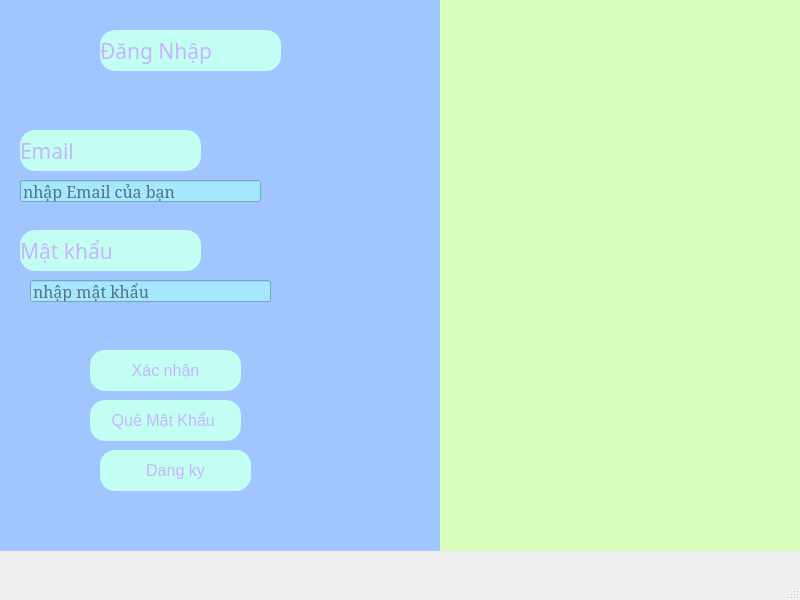
<?xml version="1.0" encoding="UTF-8"?>
<ui version="4.0">
 <class>MainWindow</class>
 <widget class="QMainWindow" name="MainWindow">
  <property name="geometry">
   <rect>
    <x>0</x>
    <y>0</y>
    <width>800</width>
    <height>600</height>
   </rect>
  </property>
  <property name="windowTitle">
   <string>MainWindow</string>
  </property>
  <widget class="QWidget" name="centralwidget">
   <widget class="QWidget" name="widget" native="true">
    <property name="geometry">
     <rect>
      <x>0</x>
      <y>0</y>
      <width>441</width>
      <height>551</height>
     </rect>
    </property>
    <property name="font">
     <font>
      <family>MS Serif</family>
      <pointsize>12</pointsize>
     </font>
    </property>
    <property name="styleSheet">
     <string notr="true">background-color :rgb(160, 197, 255);</string>
    </property>
    <widget class="QLabel" name="label">
     <property name="geometry">
      <rect>
       <x>100</x>
       <y>30</y>
       <width>181</width>
       <height>41</height>
      </rect>
     </property>
     <property name="font">
      <font>
       <family>Nirmala Text</family>
       <pointsize>16</pointsize>
      </font>
     </property>
     <property name="toolTip">
      <string>&lt;html&gt;&lt;head/&gt;&lt;body&gt;&lt;p align=&quot;center&quot;&gt;&lt;span style=&quot; font-size:12pt; font-weight:600; color:#aecbff;&quot;&gt;Đăng ký&lt;/span&gt;&lt;/p&gt;&lt;/body&gt;&lt;/html&gt;</string>
     </property>
     <property name="whatsThis">
      <string>&lt;html&gt;&lt;head/&gt;&lt;body&gt;&lt;p align=&quot;center&quot;&gt;&lt;span style=&quot; font-weight:600; color:#ff0000;&quot;&gt;Đăng Ký &lt;/span&gt;&lt;/p&gt;&lt;/body&gt;&lt;/html&gt;</string>
     </property>
     <property name="styleSheet">
      <string notr="true">background-color : rgb(194, 255, 242);
color :rgb(199, 180, 255);
border-radius: 15px;</string>
     </property>
     <property name="text">
      <string>Đăng Nhập</string>
     </property>
    </widget>
    <widget class="QLabel" name="label_3">
     <property name="geometry">
      <rect>
       <x>20</x>
       <y>130</y>
       <width>181</width>
       <height>41</height>
      </rect>
     </property>
     <property name="font">
      <font>
       <family>Nirmala Text</family>
       <pointsize>16</pointsize>
      </font>
     </property>
     <property name="toolTip">
      <string>&lt;html&gt;&lt;head/&gt;&lt;body&gt;&lt;p align=&quot;center&quot;&gt;&lt;span style=&quot; font-size:12pt; font-weight:600; color:#aecbff;&quot;&gt;Đăng ký&lt;/span&gt;&lt;/p&gt;&lt;/body&gt;&lt;/html&gt;</string>
     </property>
     <property name="whatsThis">
      <string>&lt;html&gt;&lt;head/&gt;&lt;body&gt;&lt;p align=&quot;center&quot;&gt;&lt;span style=&quot; font-weight:600; color:#ff0000;&quot;&gt;Đăng Ký &lt;/span&gt;&lt;/p&gt;&lt;/body&gt;&lt;/html&gt;</string>
     </property>
     <property name="styleSheet">
      <string notr="true">background-color : rgb(194, 255, 242);
color :rgb(199, 180, 255);
border-radius: 15px;</string>
     </property>
     <property name="text">
      <string>Email</string>
     </property>
    </widget>
    <widget class="QLabel" name="label_4">
     <property name="geometry">
      <rect>
       <x>20</x>
       <y>230</y>
       <width>181</width>
       <height>41</height>
      </rect>
     </property>
     <property name="font">
      <font>
       <family>Nirmala Text</family>
       <pointsize>16</pointsize>
      </font>
     </property>
     <property name="toolTip">
      <string>&lt;html&gt;&lt;head/&gt;&lt;body&gt;&lt;p align=&quot;center&quot;&gt;&lt;span style=&quot; font-size:12pt; font-weight:600; color:#aecbff;&quot;&gt;Đăng ký&lt;/span&gt;&lt;/p&gt;&lt;/body&gt;&lt;/html&gt;</string>
     </property>
     <property name="whatsThis">
      <string>&lt;html&gt;&lt;head/&gt;&lt;body&gt;&lt;p align=&quot;center&quot;&gt;&lt;span style=&quot; font-weight:600; color:#ff0000;&quot;&gt;Đăng Ký &lt;/span&gt;&lt;/p&gt;&lt;/body&gt;&lt;/html&gt;</string>
     </property>
     <property name="styleSheet">
      <string notr="true">background-color : rgb(194, 255, 242);
color :rgb(199, 180, 255);
border-radius: 15px;</string>
     </property>
     <property name="text">
      <string>Mật khẩu</string>
     </property>
    </widget>
    <widget class="QPushButton" name="btnLogin">
     <property name="geometry">
      <rect>
       <x>90</x>
       <y>350</y>
       <width>151</width>
       <height>41</height>
      </rect>
     </property>
     <property name="font">
      <font>
       <pointsize>12</pointsize>
      </font>
     </property>
     <property name="styleSheet">
      <string notr="true">background-color : rgb(194, 255, 242);
color :rgb(199, 180, 255);
border-radius: 15px;</string>
     </property>
     <property name="text">
      <string>Xác nhận</string>
     </property>
    </widget>
    <widget class="QLineEdit" name="txtPassword">
     <property name="geometry">
      <rect>
       <x>30</x>
       <y>280</y>
       <width>241</width>
       <height>22</height>
      </rect>
     </property>
     <property name="styleSheet">
      <string notr="true">background-color : rgb(164, 231, 255)</string>
     </property>
     <property name="text">
      <string/>
     </property>
     <property name="echoMode">
      <enum>QLineEdit::Normal</enum>
     </property>
     <property name="placeholderText">
      <string>nhập mật khẩu </string>
     </property>
    </widget>
    <widget class="QPushButton" name="pushButton_2">
     <property name="geometry">
      <rect>
       <x>90</x>
       <y>400</y>
       <width>151</width>
       <height>41</height>
      </rect>
     </property>
     <property name="font">
      <font>
       <pointsize>12</pointsize>
      </font>
     </property>
     <property name="styleSheet">
      <string notr="true">background-color : rgb(194, 255, 242);
color :rgb(199, 180, 255);
border-radius: 15px;</string>
     </property>
     <property name="text">
      <string>Quê Mật Khẩu </string>
     </property>
    </widget>
    <widget class="QPushButton" name="btnRegister">
     <property name="geometry">
      <rect>
       <x>100</x>
       <y>450</y>
       <width>151</width>
       <height>41</height>
      </rect>
     </property>
     <property name="font">
      <font>
       <pointsize>12</pointsize>
      </font>
     </property>
     <property name="styleSheet">
      <string notr="true">background-color : rgb(194, 255, 242);
color :rgb(199, 180, 255);
border-radius: 15px;</string>
     </property>
     <property name="text">
      <string>Dang ky</string>
     </property>
    </widget>
    <widget class="QLineEdit" name="txtEmail">
     <property name="geometry">
      <rect>
       <x>20</x>
       <y>180</y>
       <width>241</width>
       <height>22</height>
      </rect>
     </property>
     <property name="styleSheet">
      <string notr="true">background-color : rgb(164, 231, 255)</string>
     </property>
     <property name="text">
      <string/>
     </property>
     <property name="echoMode">
      <enum>QLineEdit::Normal</enum>
     </property>
     <property name="placeholderText">
      <string>nhập Email của bạn</string>
     </property>
    </widget>
   </widget>
   <widget class="QWidget" name="widget_2" native="true">
    <property name="geometry">
     <rect>
      <x>440</x>
      <y>0</y>
      <width>371</width>
      <height>551</height>
     </rect>
    </property>
    <property name="styleSheet">
     <string notr="true">background-color:rgb(217, 255, 188);</string>
    </property>
    <widget class="QLabel" name="label_2">
     <property name="geometry">
      <rect>
       <x>30</x>
       <y>110</y>
       <width>271</width>
       <height>281</height>
      </rect>
     </property>
     <property name="contextMenuPolicy">
      <enum>Qt::ActionsContextMenu</enum>
     </property>
     <property name="text">
      <string/>
     </property>
     <property name="pixmap">
      <pixmap>C:/Users/PC/OneDrive/Pictures/Screenshots/Ảnh chụp màn hình 2025-11-13 220119.png</pixmap>
     </property>
    </widget>
   </widget>
  </widget>
  <widget class="QMenuBar" name="menubar">
   <property name="geometry">
    <rect>
     <x>0</x>
     <y>0</y>
     <width>800</width>
     <height>26</height>
    </rect>
   </property>
  </widget>
  <widget class="QStatusBar" name="statusbar"/>
 </widget>
 <resources/>
 <connections/>
</ui>
